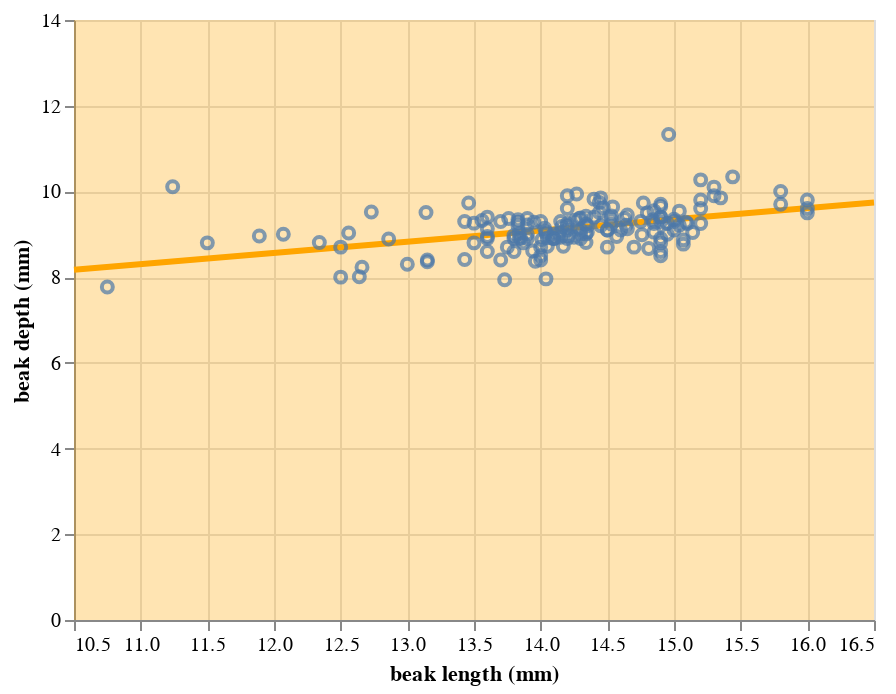

The notebook cell this image was saved under:
### Code cell
df_conf = pd.DataFrame({'x': x, 'high': high, 'low': low})

conf = alt.Chart(df_conf
    ).mark_area(
        color='orange',
        opacity=0.3
    ).encode(
        x=alt.X('x:Q', title='beak length (mm)', scale=alt.Scale(zero=False)),
        y=alt.Y('low:Q', title='beak depth (mm)', scale=alt.Scale(zero=False)),
        y2=alt.Y2('high:Q')
    )

conf + reg_line + dots

### Figure 1 — Vega-Lite specification as saved in the notebook (floating-point values rounded to 4 significant figures; data arrays with more than 128 entries replaced by an {"elided": "..."} marker saying what was removed)
{"$schema": "https://vega.github.io/schema/vega-lite/v2.4.3.json", "config": {"view": {"height": 300, "width": 400}}, "layer": [{"data": {"values": {"elided": "200 records"}}, "encoding": {"x": {"field": "x", "scale": {"zero": false}, "title": "beak length (mm)", "type": "quantitative"}, "y": {"field": "low", "scale": {"zero": false}, "title": "beak depth (mm)", "type": "quantitative"}, "y2": {"field": "high", "type": "quantitative"}}, "mark": {"color": "orange", "opacity": 0.3, "type": "area"}}, {"data": {"values": [{"x": 10.5, "y": 8.171}, {"x": 16.5, "y": 9.744}]}, "encoding": {"x": {"field": "x", "scale": {"zero": false}, "type": "quantitative"}, "y": {"field": "y", "scale": {"zero": false}, "type": "quantitative"}}, "mark": {"color": "orange", "size": 3, "type": "line"}}, {"data": {"values": {"elided": "156 records"}}, "encoding": {"x": {"field": "beak length (mm)", "scale": {"zero": false}, "type": "quantitative"}, "y": {"field": "beak depth (mm)", "scale": {"zero": false}, "type": "quantitative"}}, "mark": "point"}]}
